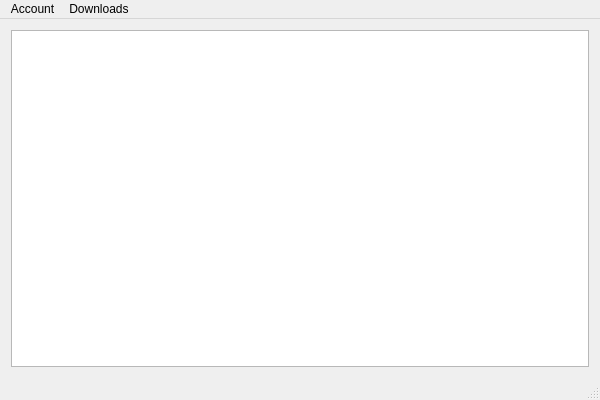
<?xml version="1.0" encoding="UTF-8"?>
<ui version="4.0">
 <class>MainWindowForm</class>
 <widget class="QMainWindow" name="MainWindowForm">
  <property name="geometry">
   <rect>
    <x>0</x>
    <y>0</y>
    <width>600</width>
    <height>400</height>
   </rect>
  </property>
  <property name="windowTitle">
   <string>File Sharing Protocol</string>
  </property>
  <property name="windowIcon">
   <iconset resource="FSPClient.qrc">
    <normaloff>:/icons/Resources/Hopstarter-Sleek-Xp-Basic-Files.ico</normaloff>:/icons/Resources/Hopstarter-Sleek-Xp-Basic-Files.ico</iconset>
  </property>
  <widget class="QWidget" name="centralWidget">
   <layout class="QGridLayout" name="gridLayout">
    <item row="0" column="0">
     <widget class="QTreeWidget" name="users_filesTW">
      <attribute name="headerVisible">
       <bool>false</bool>
      </attribute>
      <column>
       <property name="text">
        <string notr="true">1</string>
       </property>
      </column>
     </widget>
    </item>
   </layout>
  </widget>
  <widget class="QMenuBar" name="menuBar">
   <property name="geometry">
    <rect>
     <x>0</x>
     <y>0</y>
     <width>600</width>
     <height>21</height>
    </rect>
   </property>
   <widget class="QMenu" name="menuAccount">
    <property name="title">
     <string>Account</string>
    </property>
    <addaction name="actionDelete"/>
    <addaction name="actionLog_Out"/>
   </widget>
   <widget class="QMenu" name="menuDownloads">
    <property name="title">
     <string>Downloads</string>
    </property>
    <addaction name="actionMy_Downloads"/>
    <addaction name="actionMy_Uploads"/>
   </widget>
   <addaction name="menuAccount"/>
   <addaction name="menuDownloads"/>
  </widget>
  <widget class="QStatusBar" name="statusBar"/>
  <action name="actionDelete">
   <property name="icon">
    <iconset resource="FSPClient.qrc">
     <normaloff>:/icons/Resources/Gakuseisean-Ivista-2-Misc-Delete-Database.ico</normaloff>:/icons/Resources/Gakuseisean-Ivista-2-Misc-Delete-Database.ico</iconset>
   </property>
   <property name="text">
    <string>Delete</string>
   </property>
   <property name="toolTip">
    <string>Delete you account</string>
   </property>
   <property name="shortcut">
    <string>Alt+D</string>
   </property>
  </action>
  <action name="actionLog_Out">
   <property name="icon">
    <iconset resource="FSPClient.qrc">
     <normaloff>:/icons/Resources/Visualpharm-Must-Have-Log-Out.ico</normaloff>:/icons/Resources/Visualpharm-Must-Have-Log-Out.ico</iconset>
   </property>
   <property name="text">
    <string>Log Out</string>
   </property>
   <property name="shortcut">
    <string>Ctrl+Alt+Ó</string>
   </property>
  </action>
  <action name="actionDownload">
   <property name="icon">
    <iconset resource="FSPClient.qrc">
     <normaloff>:/icons/Resources/iconfinder_Download-Computer_379337.png</normaloff>:/icons/Resources/iconfinder_Download-Computer_379337.png</iconset>
   </property>
   <property name="text">
    <string>Download</string>
   </property>
   <property name="toolTip">
    <string>Download File of this User</string>
   </property>
   <property name="shortcut">
    <string>Ctrl+D</string>
   </property>
  </action>
  <action name="actionMy_Downloads">
   <property name="text">
    <string>My Downloads</string>
   </property>
  </action>
  <action name="actionMy_Uploads">
   <property name="text">
    <string>My Uploads</string>
   </property>
  </action>
 </widget>
 <layoutdefault spacing="6" margin="11"/>
 <resources>
  <include location="FSPClient.qrc"/>
 </resources>
 <connections/>
</ui>
